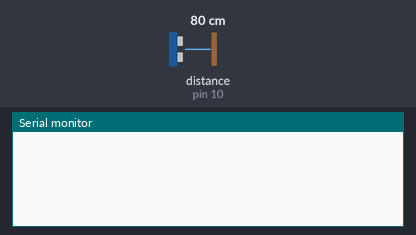
Bench run of a sketch on a simulated Arduino Uno, built with avr-gcc and run on an emulated ATmega328P. On the bench: the last lines printed to the serial monitor. Wiring (inferred from the names in the program): ultrasonic range finder: trigger pin 9; echo pin 10. The inputs (shaded band) are chosen by the test bench; at power-on: distance to the obstacle (sensor on pin 10) 80 cm. The echo pulse lasts 58.3 µs per cm; the modem accepts every AT command (registered, SIM ready, sends succeed) and sends nothing else.

Above: at 2.2 s.
2.3 s: distance to the obstacle (sensor on pin 10) set to 18 cm
3.8 s: distance to the obstacle (sensor on pin 10) set to 14 cm
At 7.1 s:
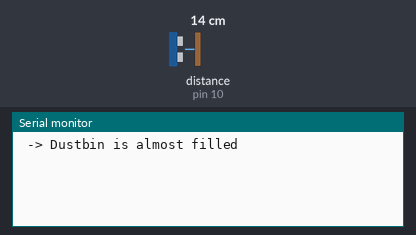
At 9.7 s:
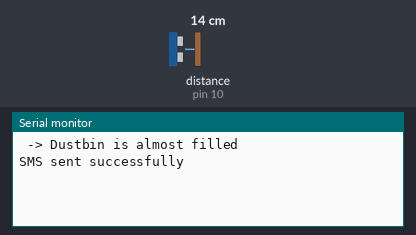

The sketch:

DustbinNotifier-program.ino
```cpp
#include <SoftwareSerial.h>

#define TRIG_PIN 9
#define ECHO_PIN 10

SoftwareSerial gsmSerial(0, 1);

void setup() {
  Serial.begin(9600);
  gsmSerial.begin(9600);
  pinMode(TRIG_PIN, OUTPUT);
  pinMode(ECHO_PIN, INPUT);
  delay(1000);
}

int filledCount = 0;
int errorCount = 0;
bool messageSent = false;

void loop() {
  long duration, distance;

  digitalWrite(TRIG_PIN, LOW);
  delayMicroseconds(2);

  digitalWrite(TRIG_PIN, HIGH);
  delayMicroseconds(10);
  digitalWrite(TRIG_PIN, LOW);

  duration = pulseIn(ECHO_PIN, HIGH);
  distance = duration * 0.034 / 2;

  if (distance > 0 && distance < 790) {
    if (distance < 15) {
      filledCount++;
      errorCount = 0;
    } else {
      filledCount = 0;
    }
  } else {
    errorCount++;
    filledCount = 0;
  }

  check();

  delay(1000);
}

void check() {
  if (filledCount >= 3 && !messageSent) {
    Serial.println(" -> Dustbin is almost filled ");
    sendMessage("+919361515057", "dustbin is filled");
    messageSent = true;
  }

  if (errorCount >= 3) {
    Serial.println(" -> Error or Dustbin is in overflow ");
    if (!messageSent) {
      sendMessage("+919843620510", "Error: Dustbin is in overflow");
      messageSent = true;
    }
  }
}

void sendMessage(String phoneNumber, String message) {
  gsmSerial.println("AT+CMGF=1");
  delay(1000);

  gsmSerial.print("AT+CMGS=\"");
  gsmSerial.print(phoneNumber);
  gsmSerial.println("\"");
  delay(1000);

  gsmSerial.println(message);
  delay(100);

  gsmSerial.write(26);
  delay(100);

  Serial.println("SMS sent successfully ");
}
```

Measured:
- the behaviour switches between 16 and 15 cm on distance to the obstacle (sensor on pin 10) (found by bisection; images 0 and 1)
- after the input at 3.8 s, the serial monitor: prints a new line after 2.2 s (image 1)
